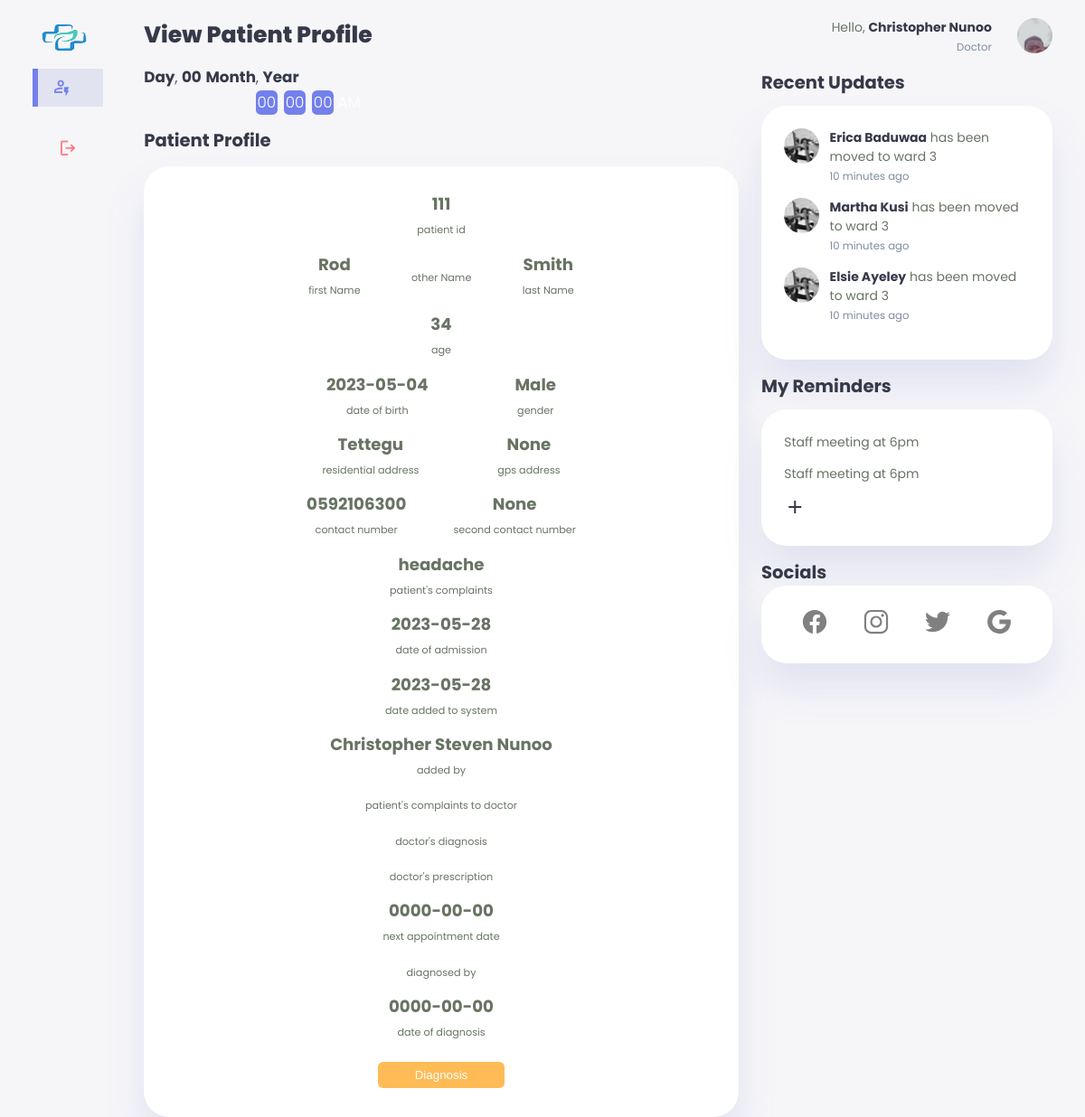
The app's page /doctor/viewpatientdoctor.php?viewid=3 (signed in) with its own data.
### tables this page shows
CREATE TABLE `patients` (
  `id` int(11) NOT NULL,
  `firstname` varchar(255) NOT NULL,
  `lastname` varchar(255) NOT NULL,
  `othername` varchar(255) NOT NULL,
  `age` varchar(255) NOT NULL,
  `gender` varchar(255) NOT NULL,
  `date_of_birth` date NOT NULL,
  `address` varchar(255) NOT NULL,
  `gps_address` varchar(255) NOT NULL,
  `telephone1` varchar(255) NOT NULL,
  `telephone2` varchar(255) NOT NULL,
  `date_of_admission` date NOT NULL,
  `added_by` varchar(255) NOT NULL,
  `date_added` date NOT NULL,
  `patient_id` varchar(255) NOT NULL,
  `patient_complaints` varchar(255) NOT NULL,
  `doctor_diagnosis` varchar(255) NOT NULL,
  `doctor_prescription` varchar(255) NOT NULL,
  `next_appointment_date` date NOT NULL,
  `doctor_recommendation` varchar(255) NOT NULL,
  `doctor_patient_complaints` varchar(500) NOT NULL,
  `diagnosed_by` varchar(255) NOT NULL,
  `diagnosis_date_added` date NOT NULL
);

CREATE TABLE `doctors` (
  `id` int(11) NOT NULL,
  `firstname` varchar(255) NOT NULL,
  `lastname` varchar(255) NOT NULL,
  `othername` varchar(255) NOT NULL,
  `age` varchar(255) NOT NULL,
  `gender` varchar(255) NOT NULL,
  `address` varchar(255) NOT NULL,
  `gps_address` varchar(255) NOT NULL,
  `landmark` varchar(255) NOT NULL,
  `hometown` varchar(255) NOT NULL,
  `telephone1` varchar(255) NOT NULL,
  `telephone2` varchar(255) NOT NULL,
  `religion` varchar(255) NOT NULL,
  `marital_status` varchar(255) NOT NULL,
  `spouse_firstname` varchar(255) NOT NULL,
  `spouse_lastname` varchar(255) NOT NULL,
  `spouse_telephone` varchar(255) NOT NULL,
  `department` varchar(255) NOT NULL,
  `date_of_employment` date NOT NULL,
  `date_of_birth` date NOT NULL,
  `image` varchar(255) NOT NULL,
  `date_added` date NOT NULL,
  `email` varchar(255) NOT NULL,
  `username` varchar(255) NOT NULL,
  `password` varchar(255) NOT NULL,
  `position` varchar(255) NOT NULL,
  `added_by` varchar(255) NOT NULL
);

### doctor/viewpatientdoctor.php (the view, shortened to what this page needs)
<?php
include '../connection.php';
$username= $_SESSION['username'];
$sql= "SELECT * FROM `doctors` WHERE username= '$username'";
$result= mysqli_query($con,$sql);
$row= mysqli_fetch_assoc($result);
$adminimage= $row['image'];
$position=$row['position'];
$user_firstname= $row['firstname'];
$user_lastname= " ".$row['lastname'];
$user_fullname= $user_firstname.$user_lastname;
$id = $_GET['viewid'];
$sqlview= "SELECT * from `patients` WHERE id=$id";
$resultview=mysqli_query($con,$sqlview);
$rowview=mysqli_fetch_assoc($resultview);
$patient_id=$rowview['patient_id'];
$patient_complaints=$rowview['patient_complaints'];
$firstname=$rowview['firstname'];
$lastname=$rowview['lastname'];
$age=$rowview['age'];
$gender=$rowview['gender'];
$date_of_birth=$rowview['date_of_birth'];
$address=$rowview['address'];
$gps_address=$rowview['gps_address'];
$telephone1=$rowview['telephone1'];
$telephone2=$rowview['telephone2'];
$date_of_admission=$rowview['date_of_admission'];
$date_added=$rowview['date_added'];
$added_by=$rowview['added_by'];
$diagnosis_date_added=$rowview['diagnosis_date_added'];
$next_appointment_date=$rowview['next_appointment_date'];
?>
<!DOCTYPE html>
<html lang="en">
<head>
    <link rel="stylesheet" href="../css/viewteacherprofi.css">
</head>
<body onload="initClock()">
    <div class="container">
        <aside>
            <div class="top">
                <div class="logo">
                    <div class="ring"></div>
                    <img src="../developerimages/logo.png" alt="logo">
                </div>
            </div>
            <div class="sidebar">
                <a href="./patientsdoctor.php" class="active">
                    <span class="material-symbols-outlined">recent_patient</span>
                </a>
                <a href="../logout.php">
                    <span class="material-symbols-outlined">logout</span>
                </a>
            </div>
        </aside>
        <main>
            <h1>View Patient Profile</h1>
            <div class="datetime">
                <div class="date">
                    <b><span id="dayname">Day</span></b>,
                    <b><span id="daynum">00</span></b>
                    <b><span id="month">Month</span></b>,
                    <b><span id="year">Year</span></b>
                </div>
                <div class="time">
                    <span id="hours">00</span>:
                    <span id="minutes">00</span>:
                    <span id="seconds">00</span>
                    <span id="period">AM</span>
                </div>
            </div>
            <h2>Patient Profile</h2>
            <div class="form-format">
                <div class="form-divisions">
                    <div class="divide">
                        <div class="info-section">
                            <div class="info">
                                <p id="infos"><strong><?php echo $patient_id;?></strong></p>
                                <p>patient id</p>
                            </div>
                        </div>
                        <div class="info-section">
                            <div class="info">
                                <p id="infos"><strong><?php echo $firstname;?></strong></p>
                                <p>first Name</p>
                            </div>
                            <div class="info">
                                <p>other Name</p>
                            </div>
                            <div class="info">
                                <p id="infos"><strong><?php echo $lastname;?></strong></p>
                                <p>last Name</p>
                            </div>
                        </div>
                        <div class="info-section">
                            <div class="info">
                                <p id="infos"><strong><?php echo $age;?></strong></p>
                                <p>age</p>
                            </div>
                        </div>
                        <div class="info-section">
                            <div class="info">
                                <p id="infos"><strong><?php echo $date_of_birth;?></strong></p>
                                <p>date of birth</p>
                            </div>
                            <div class="info">
                                <p id="infos"><strong><?php echo $gender;?></strong></p>
                                <p>gender</p>
                            </div>
                        </div>
                        <div class="info-section">
                            <div class="info">
                                <p id="infos"><strong><?php echo $address;?></strong></p>
                                <p>residential address</p>
                            </div>
                            <div class="info">
                                <p id="infos"><strong><?php echo $gps_address;?></strong></p>
                                <p>gps address</p>
                            </div>
                        </div>
                        <div class="info-section">
                            <div class="info">
                                <p id="infos"><strong><?php echo $telephone1;?></strong></p>
                                <p>contact number</p>
                            </div>
                            <div class="info">
                                <p id="infos"><strong><?php echo $telephone2;?></strong></p>
                                <p>second contact number</p>
                            </div>
                        </div>
                        <div class="info-section">
                            <div class="info">
                                <p id="infos"><strong><?php echo $patient_complaints;?></strong></p>
                                <p>patient's complaints</p>
                            </div>
                        </div>
                        <div class="info-section">
                            <div class="info">
                                <p id="infos"><strong><?php echo $date_of_admission;?></strong></p>
                                <p>date of admission</p>
                            </div>
                        </div>
                        <div class="info-section">
                            <div class="info">
                                <p id="infos"><strong><?php echo $date_added;?></strong></p>
                                <p>date added to system</p>
                            </div>
                        </div>
                        <div class="info-section">
                            <div class="info">
                                <p id="infos"><strong><?php echo $added_by;?></strong></p>
                                <p>added by</p>
                            </div>
                        </div>
                        <div class="info-section">
                            <div class="info">
                                <p>patient's complaints to doctor</p>
                            </div>
                        </div>
                        <div class="info-section">
                            <div class="info">
                                <p>doctor's diagnosis</p>
                            </div>
                        </div>
                        <div class="info-section">
                            <div class="info">
                                <p>doctor's prescription</p>
                            </div>
                        </div>
                        <div class="info-section">
                            <div class="info">
                                <p id="infos"><strong><?php echo $next_appointment_date;?></strong></p>
                                <p>next appointment date</p>
                            </div>
                        </div>
                        <div class="info-section">
                            <div class="info">
                                <p>diagnosed by</p>
                            </div>
                        </div>
                        <div class="info-section">
                            <div class="info">
                                <p id="infos"><strong><?php echo $diagnosis_date_added?></strong></p>
                                <p>date of diagnosis</p>
                            </div>
                        </div>
                    </div>
                    <div class="buttons">
                        <button id="move-new-applicant" onclick="location.href='./diagnosepatientdoctor.php?diagnosisid=<?php echo $id?>'">Diagnosis</button>
                        <br>
                    </div>
                </div>
            </div>
        </main>
        <div class="right">
            <div class="top">
                <div class="profile" onclick="location.href='./developerprofile.php'">
                    <div class="info">
                        <p>Hello, <b><?php echo $user_fullname; ?></b></p>
                        <small class="text-muted"><?php echo $position; ?></small>
                    </div>
                    <div class="profile-photo">
                        <img src="<?php echo $adminimage;?>" alt="">
                    </div>
                </div>
            </div>
            <div class="recent-updates">
                <h2>Recent Updates</h2>
                <div class="updates">
                    <div class="update">
                        <div class="profile-photo">
                           <img src="../developerimages/lizzy.jpg" alt="updated person profile 1">
                        </div>
                        <div class="message">
                           <p><b>Erica Baduwaa</b> has been moved to ward 3</p>
                           <small class="text-muted">10 minutes ago</small>
                        </div>
                    </div>
                    <div class="update">
                        <div class="profile-photo">
                            <img src="../developerimages/lizzy.jpg" alt="updated person profile 1">
                        </div>
                        <div class="message">
                            <p><b>Martha Kusi</b> has been moved to ward 3</p>
                            <small class="text-muted">10 minutes ago</small>
                        </div>
                    </div>
                    <div class="update">
                        <div class="profile-photo">
                           <img src="../developerimages/lizzy.jpg" alt="updated person profile 1">
                        </div>
                        <div class="message">
                            <p><b>Elsie Ayeley</b> has been moved to ward 3</p>
                           <small class="text-muted">10 minutes ago</small>
                        </div>
                    </div>
                </div>
            </div>
            <div class="notes-section">
                <h2>My Reminders</h2>
                <div class="notes">
                    <div class="note">
                        <p>Staff meeting at 6pm</p>
                    </div>
                    <div class="note">
                        <p>Staff meeting at 6pm</p>
                    </div>
                    <a href="./reminders.php">
                        <span class="material-symbols-outlined">add</span>
                    </a>
                </div>
            </div>
            <div class="socials-and-website">
                <h2>Socials</h2>
                <div class="social-icons">
                    <a href="https://www.facebook.com/" id="facebook">
                    </a>
                    <a href="https://www.instagram.com/" id="instagram">
                    </a>
                    <a href="https://www.twitter.com/" id="twitter">
                    </a>
                    <a href="https://www.google.com/" id="google">
                    </a>
                </div>
            </div>
        </div>
    </div>
</body>
</html>

### records on screen
patients: patient "111", firstname "Rod", lastname "Smith", age "34", date_of_birth "2023-05-04", gender "Male", address "Tettegu", gps_address "None", telephone1 "0592106300", telephone2 "None", patient_complaints "headache", date_of_admission "2023-05-28", date_added "2023-05-28", added_by "Christopher Steven Nunoo", next_appointment_date "0000-00-00", diagnosis_date_added "0000-00-00"
doctors: user_fullname "Christopher Nunoo", position "Doctor", image (picture)
